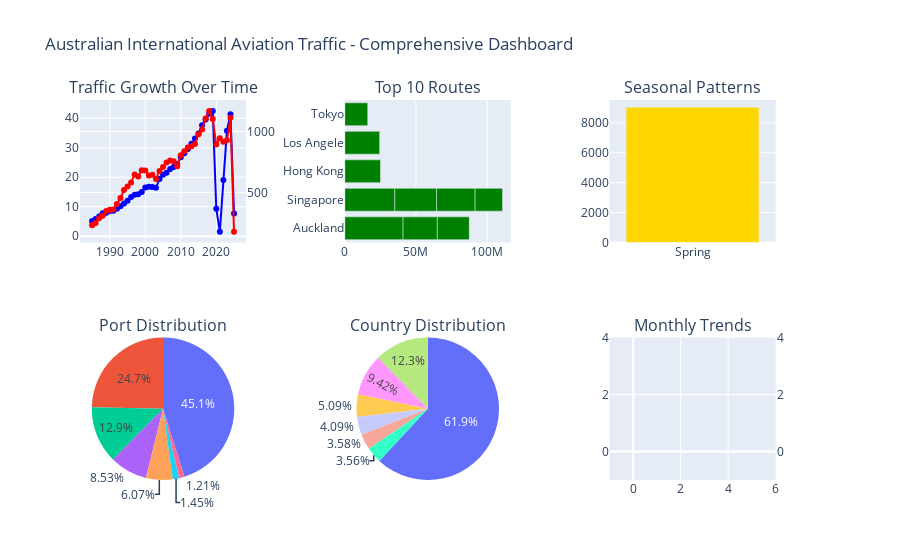

Notebook source saved alongside this figure:
### Markdown cell above
<h3>9. Advanced Visualisations and Key Insights Summary</h3>

### Code cell
# Create a comprehensive dashboard-style visualisation
fig = make_subplots(
    rows=2, cols=3,
    subplot_titles=('Traffic Growth Over Time', 'Top 10 Routes', 'Seasonal Patterns',
                   'Port Distribution', 'Country Distribution', 'Monthly Trends'),
    specs=[[{"secondary_y": True}, {"type": "bar"}, {"type": "bar"}],
           [{"type": "pie"}, {"type": "pie"}, {"secondary_y": True}]]
)

# 1. Traffic growth over time
yearly_data = df_clean.groupby('Year').agg({
    'Passengers_Total': 'sum',
    'Freight_Total_(tonnes)': 'sum'
}).reset_index()

fig.add_trace(
    go.Scatter(x=yearly_data['Year'], y=yearly_data['Passengers_Total']/1000000,
               mode='lines+markers', name='Passengers (M)', line=dict(color='blue')),
    row=1, col=1
)

fig.add_trace(
    go.Scatter(x=yearly_data['Year'], y=yearly_data['Freight_Total_(tonnes)']/1000,
               mode='lines+markers', name='Freight (K tonnes)', line=dict(color='red')),
    row=1, col=1, secondary_y=True
)

# 2. Top 10 routes
top_10_routes = df_clean.groupby('Route')['Passengers_Total'].sum().nlargest(10)
fig.add_trace(
    go.Bar(x=top_10_routes.values, y=[route.split(' - ')[1][:10] for route in top_10_routes.index],
           orientation='h', name='Top Routes', marker_color='green'),
    row=1, col=2
)

# 3. Seasonal patterns
seasonal_data = df_clean.groupby('Season')['Passengers_Total'].mean()
fig.add_trace(
    go.Bar(x=seasonal_data.index, y=seasonal_data.values,
           name='Seasonal Average', marker_color=['gold', 'orange', 'lightblue', 'lightgreen']),
    row=1, col=3
)

# 4. Port distribution
top_ports = df_clean.groupby('AustralianPort')['Passengers_Total'].sum().nlargest(6)
other_ports = df_clean.groupby('AustralianPort')['Passengers_Total'].sum().iloc[6:].sum()
port_data = list(top_ports.values) + [other_ports]
port_labels = list(top_ports.index) + ['Others']

fig.add_trace(
    go.Pie(labels=port_labels, values=port_data, name="Ports"),
    row=2, col=1
)

# 5. Country distribution
top_countries = df_clean.groupby('Country')['Passengers_Total'].sum().nlargest(6)
other_countries = df_clean.groupby('Country')['Passengers_Total'].sum().iloc[6:].sum()
country_data = list(top_countries.values) + [other_countries]
country_labels = list(top_countries.index) + ['Others']

fig.add_trace(
    go.Pie(labels=country_labels, values=country_data, name="Countries"),
    row=2, col=2
)

# 6. Monthly trends
monthly_data = df_clean.groupby('Month_num').agg({
    'Passengers_Total': 'mean',
    'Freight_Total_(tonnes)': 'mean'
})

fig.add_trace(
    go.Scatter(x=monthly_data.index, y=monthly_data['Passengers_Total'],
               mode='lines+markers', name='Monthly Passengers', line=dict(color='purple')),
    row=2, col=3
)

fig.add_trace(
    go.Scatter(x=monthly_data.index, y=monthly_data['Freight_Total_(tonnes)'],
               mode='lines+markers', name='Monthly Freight', line=dict(color='orange')),
    row=2, col=3, secondary_y=True
)

# Update layout
fig.update_layout(
    height=800,
    title_text="Australian International Aviation Traffic - Comprehensive Dashboard",
    showlegend=False
)

fig.show()

# Create an interactive 3D scatter plot for advanced analysis
sample_routes = df_clean.groupby('Route').agg({
    'Passengers_Total': 'sum',
    'Freight_Total_(tonnes)': 'sum',
    'Mail_Total_(tonnes)': 'sum'
}).reset_index()

# Add route categories for coloring
sample_routes['Primary_Country'] = sample_routes['Route'].str.split(' - ').str[1].str.extract(r'([A-Za-z\s]+)')
sample_routes['Australian_Port'] = sample_routes['Route'].str.split(' - ').str[0]

# Filter for visualization (top 50 routes)
top_50_routes = sample_routes.nlargest(50, 'Passengers_Total')

fig_3d = px.scatter_3d(
    top_50_routes,
    x='Passengers_Total',
    y='Freight_Total_(tonnes)',
    z='Mail_Total_(tonnes)',
    color='Australian_Port',
    size='Passengers_Total',
    hover_name='Route',
    title='3D Analysis: Passengers vs Freight vs Mail (Top 50 Routes)',
    labels={
        'Passengers_Total': 'Total Passengers',
        'Freight_Total_(tonnes)': 'Total Freight (tonnes)',
        'Mail_Total_(tonnes)': 'Total Mail (tonnes)'
    }
)
fig_3d.update_layout(height=700)
fig_3d.show()

### Figure 1 — Plotly figure (JSON) as saved in the notebook; plotly's stock layout.template omitted (floating-point values rounded to 4 significant figures)
{"data": [{"line": {"color": "blue"}, "mode": "lines+markers", "name": "Passengers (M)", "type": "scatter", "x": [1985, 1986, 1987, 1988, 1989, 1990, 1991, 1992, 1993, 1994, 1995, 1996, 1997, 1998, 1999, 2000, 2001, 2002, 2003, 2004, 2005, 2006, 2007, 2008, 2009, 2010, 2011, 2012, 2013, 2014, 2015, 2016, 2017, 2018, 2019, 2020, 2021, 2022, 2023, 2024, 2025], "xaxis": "x", "y": [5.2, 5.818, 6.714, 7.767, 7.931, 8.522, 8.653, 9.308, 10.18, 11.11, 12.06, 13.27, 14.07, 14.24, 14.99, 16.49, 16.8, 16.68, 16.45, 19.37, 20.88, 21.49, 22.78, 23.47, 24.41, 26.79, 28.16, 29.61, 31.34, 33.13, 34.87, 37.62, 39.62, 41.58, 42.51, 9.302, 1.555, 19.08, 35.78, 41.36, 7.721], "yaxis": "y"}, {"line": {"color": "red"}, "mode": "lines+markers", "name": "Freight (K tonnes)", "type": "scatter", "x": [1985, 1986, 1987, 1988, 1989, 1990, 1991, 1992, 1993, 1994, 1995, 1996, 1997, 1998, 1999, 2000, 2001, 2002, 2003, 2004, 2005, 2006, 2007, 2008, 2009, 2010, 2011, 2012, 2013, 2014, 2015, 2016, 2017, 2018, 2019, 2020, 2021, 2022, 2023, 2024, 2025], "xaxis": "x", "y": [231.0, 248.7, 287.9, 308.9, 347.8, 357.0, 359.7, 406.0, 454.7, 520.6, 548.9, 582.8, 646.8, 631.9, 681.5, 680.0, 640.1, 645.9, 611.2, 676.5, 708.7, 746.7, 761.8, 755.5, 714.4, 806.4, 838.5, 870.1, 878.8, 898.8, 978.8, 1017.0, 1108.0, 1170.0, 1103.0, 894.7, 946.3, 916.2, 929.2, 1114.0, 178.2], "yaxis": "y2"}, {"marker": {"color": "green"}, "name": "Top Routes", "orientation": "h", "type": "bar", "x": [40969873, 35183831, 29260667, 27149006, 25100903, 24519331, 24070445, 22435271, 19259891, 16139982], "xaxis": "x2", "y": ["Auckland", "Singapore", "Singapore", "Singapore", "Hong Kong", "Los Angele", "Auckland", "Auckland", "Singapore", "Tokyo"], "yaxis": "y3"}, {"marker": {"color": ["gold", "orange", "lightblue", "lightgreen"]}, "name": "Seasonal Average", "type": "bar", "x": ["Spring"], "xaxis": "x3", "y": [9053.0], "yaxis": "y4"}, {"domain": {"x": [0, 0.2244], "y": [0, 0.375]}, "labels": ["Sydney", "Melbourne", "Brisbane", "Perth", "Cairns", "Adelaide", "Others"], "name": "Ports", "type": "pie", "values": [353767119, 185703821, 122398330, 87102085, 20778500, 17331237, 647698848]}, {"domain": {"x": [0.3578, 0.5822], "y": [0, 0.375]}, "labels": ["New Zealand", "Singapore", "USA", "Indonesia", "United Arab Emirates", "Japan", "Others"], "name": "Countries", "type": "pie", "values": [160126935, 122491551, 66215009, 53211663, 46573826, 46294710, 804814712]}, {"line": {"color": "purple"}, "mode": "lines+markers", "name": "Monthly Passengers", "type": "scatter", "x": [], "xaxis": "x4", "y": [], "yaxis": "y5"}, {"line": {"color": "orange"}, "mode": "lines+markers", "name": "Monthly Freight", "type": "scatter", "x": [], "xaxis": "x4", "y": [], "yaxis": "y6"}], "layout": {"annotations": [{"font": {"size": 16}, "showarrow": false, "text": "Traffic Growth Over Time", "x": 0.1122, "xanchor": "center", "xref": "paper", "y": 1, "yanchor": "bottom", "yref": "paper"}, {"font": {"size": 16}, "showarrow": false, "text": "Top 10 Routes", "x": 0.47, "xanchor": "center", "xref": "paper", "y": 1, "yanchor": "bottom", "yref": "paper"}, {"font": {"size": 16}, "showarrow": false, "text": "Seasonal Patterns", "x": 0.8278, "xanchor": "center", "xref": "paper", "y": 1, "yanchor": "bottom", "yref": "paper"}, {"font": {"size": 16}, "showarrow": false, "text": "Port Distribution", "x": 0.1122, "xanchor": "center", "xref": "paper", "y": 0.375, "yanchor": "bottom", "yref": "paper"}, {"font": {"size": 16}, "showarrow": false, "text": "Country Distribution", "x": 0.47, "xanchor": "center", "xref": "paper", "y": 0.375, "yanchor": "bottom", "yref": "paper"}, {"font": {"size": 16}, "showarrow": false, "text": "Monthly Trends", "x": 0.8278, "xanchor": "center", "xref": "paper", "y": 0.375, "yanchor": "bottom", "yref": "paper"}], "autosize": true, "showlegend": false, "title": {"text": "Australian International Aviation Traffic - Comprehensive Dashboard"}, "xaxis": {"anchor": "y", "autorange": true, "domain": [0, 0.2244], "range": [1982.0, 2028.0], "type": "linear"}, "xaxis2": {"anchor": "y3", "autorange": true, "domain": [0.3578, 0.5822], "range": [0, 116700000.0], "type": "linear"}, "xaxis3": {"anchor": "y4", "autorange": true, "domain": [0.7156, 0.94], "range": [-0.5, 0.5], "type": "category"}, "xaxis4": {"anchor": "y5", "autorange": true, "domain": [0.7156, 0.94], "range": [-1, 6]}, "yaxis": {"anchor": "x", "autorange": true, "domain": [0.625, 1], "range": [-1.566, 45.63], "type": "linear"}, "yaxis2": {"anchor": "x", "autorange": true, "overlaying": "y", "range": [102.6, 1246.0], "side": "right", "type": "linear"}, "yaxis3": {"anchor": "x2", "autorange": true, "domain": [0.625, 1], "range": [-0.5, 4.5], "type": "category"}, "yaxis4": {"anchor": "x3", "autorange": true, "domain": [0.625, 1], "range": [0, 9530.0], "type": "linear"}, "yaxis5": {"anchor": "x4", "autorange": true, "domain": [0, 0.375], "range": [-1, 4]}, "yaxis6": {"anchor": "x4", "autorange": true, "overlaying": "y5", "range": [-1, 4], "side": "right"}}}
